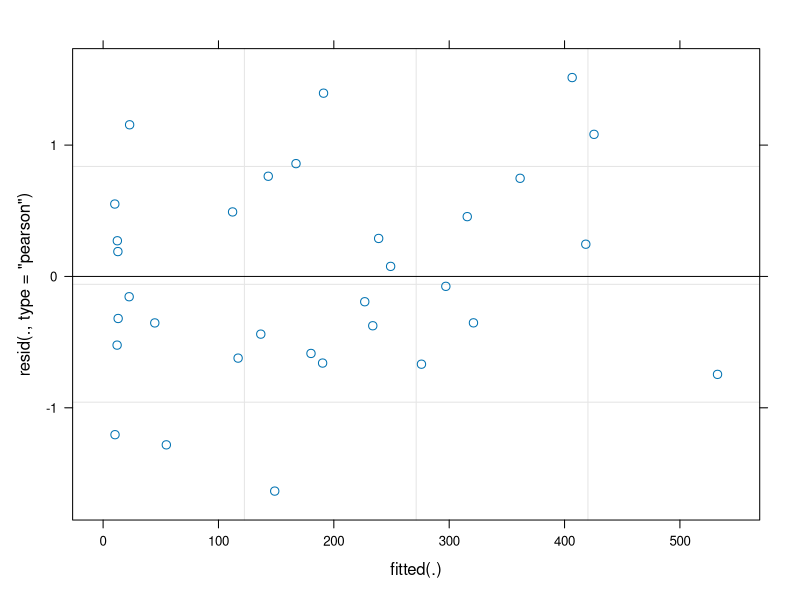
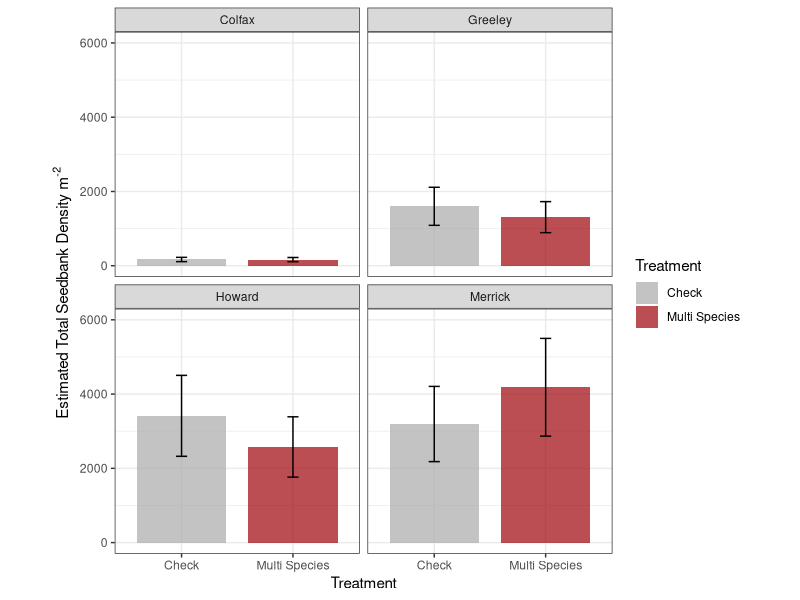
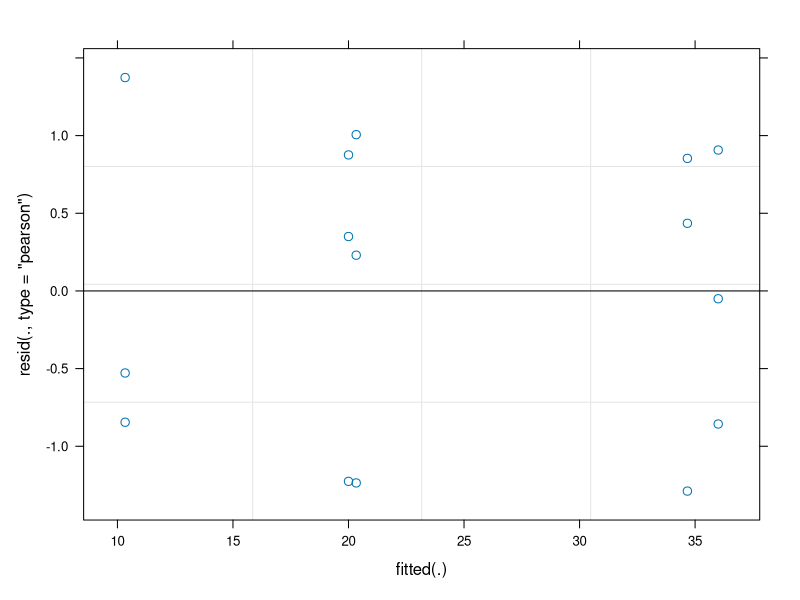
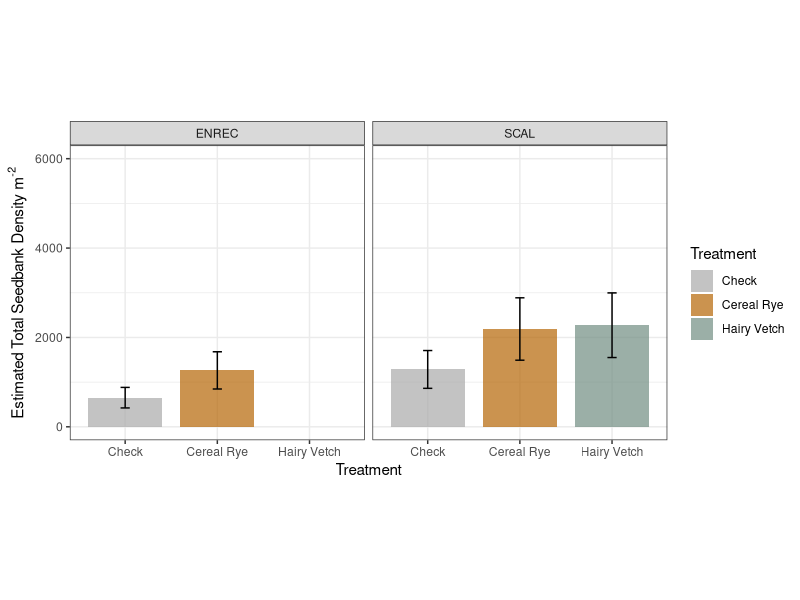
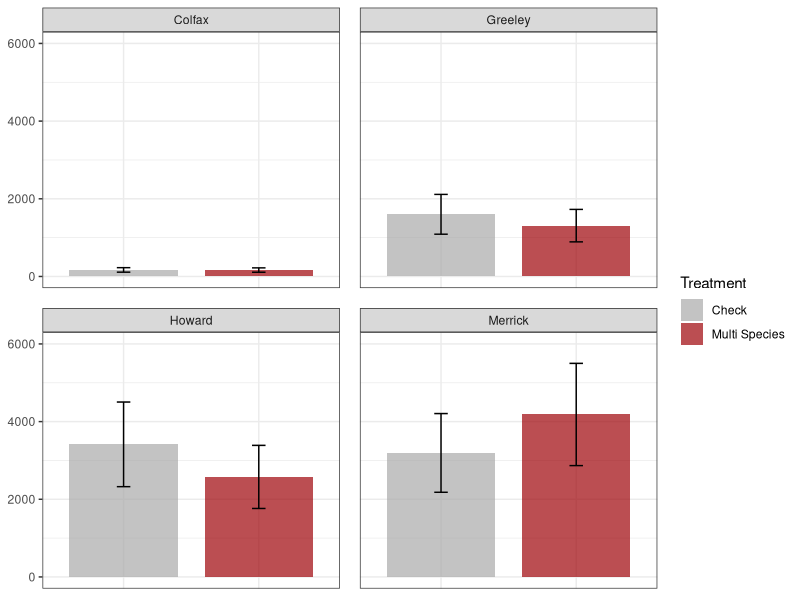
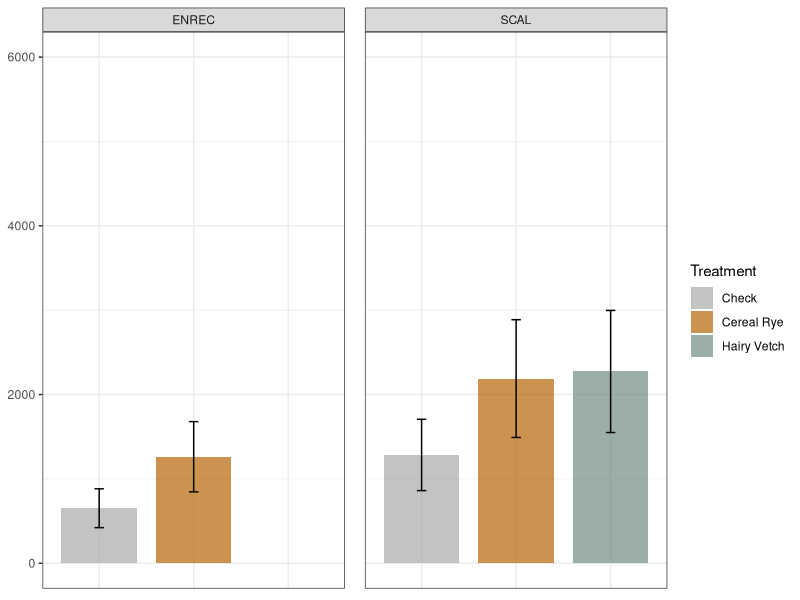
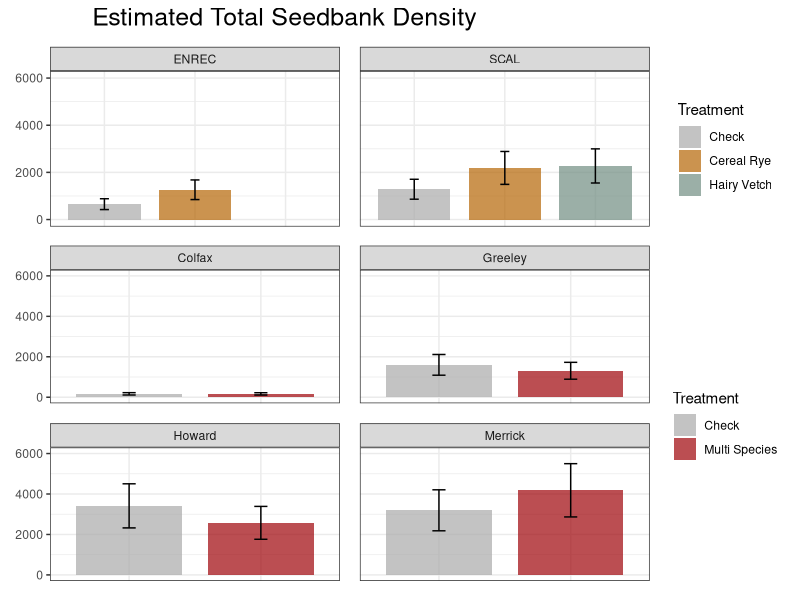
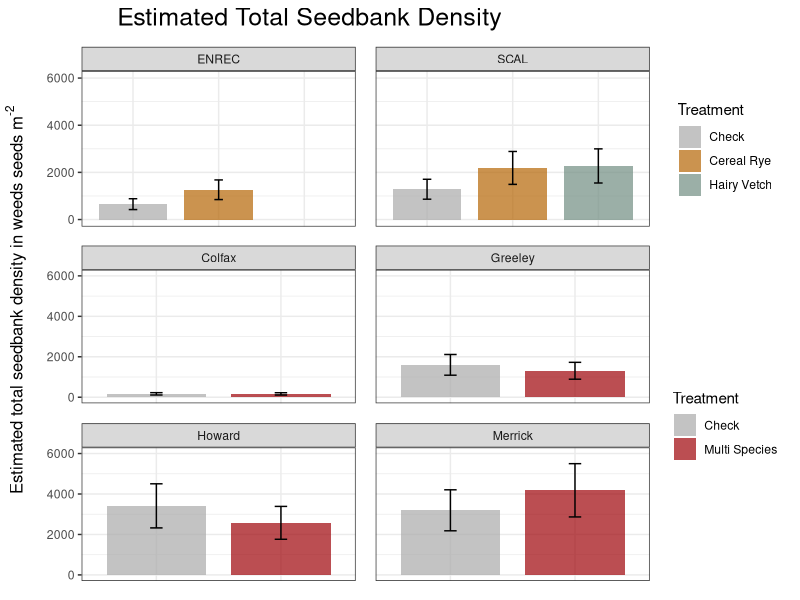

These figures' R source, in order:
# TOTAL WEED SEEDS 
# This file analyzes the total number of weed seeds in the seedbank at each respective site (total seedbank density)
# Combined figures of on-farm and research stations are included at the bottom of this file. 

# LOAD LIBRARIES ---------------------------------------------------------------

library(readr)     # read in and output .csv files
library(tidyverse) # data cleaning, manipulation, joining, plotting, etc. (basically a powerhouse package!)
library(here)      # makes file paths for input and output cleaner
library(lme4)      # fits our models (LMM/GLMM)
library(lmerTest)  # helps provide ANOVA table from our LMM
library(emmeans)   # helps output our treatment means from our LMM
library(ggplot2)
library(patchwork)
library(gridExtra)
library(grid)

# IMPORT COMBINED DATA ---------------------------------------------------------

combined.data2 <- read.csv(file = here("data","FINAL_DATA", "multi_combined.csv")) %>% 
  filter(Treatment != "VetchDNI") #do not use vetch data from ENREC, this filters it out
summary(combined.data2)

combined.data2$Treatment <- factor(combined.data2$Treatment, levels = c("Check","Cereal Rye","Hairy Vetch","Multi Species"))

#NOTE: due to spatial, treatment, and experimental design differences, on-farm and research station location models are run independenly of each other

# ON FARM ----------------------------------------------------------------------

#glmer with nb
totseeds_weeds.onfarm.glmer <- glmer.nb(totSeeds_Weeds ~ Treatment + Site + Treatment:Site + (1 | Rep:Site),
                                        data = combined.data2 %>% filter(Season == "Early", FieldType == "On Farm"))
#Ignore 'season' filter, this does not mean anything to this analysis. It was added during the main data management period because weed seedbank and aboveground weed data are in one file together, so a specification was added at that time.

# LOOK AT LMM OUTPUT
summary(totseeds_weeds.onfarm.glmer)
car::Anova(totseeds_weeds.onfarm.glmer, type = "2") #use type II SS
plot(totseeds_weeds.onfarm.glmer)


# GET TREATMENT MEANS OUT OF THE MODEL AND PLOT
totseeds_weeds.onfarm.emmeans <- emmeans(totseeds_weeds.onfarm.glmer, ~ Treatment | Site, type = "response") 
totseeds_weeds.onfarm.emmeans %>% as_tibble()


# PLOT ESTIMATED TREATMENT MEANS (converted to weeds/m2 estimations)
totseeds_weeds_onfarm_emmeansplot <- totseeds_weeds.onfarm.emmeans %>% 
  as_tibble() %>%
  ggplot(aes(x = Treatment, y = response*(1 / (((pi * 3.625^2) * 20 ) / 10000 )), fill = Treatment)) +
  geom_bar(stat = "identity", width = 0.8, alpha = 0.7) +
  geom_errorbar(aes(ymin = (response-SE)*(1 / (((pi * 3.625^2) * 20 ) / 10000 )), ymax = (response+SE)*(1 / (((pi * 3.625^2) * 20 ) / 10000 ))), width = 0.1) +
  facet_wrap(~Site) +
  theme_bw() +
  theme(aspect.ratio = 1) +
  #scale_y_continuous("Total Weed Seeds") +
  scale_y_continuous(limits = c(0,6000),expression(paste("Estimated Total Seedbank Density m"^"-2"))) +
  scale_fill_manual(values = c("darkgray", "#9d0208"))
totseeds_weeds_onfarm_emmeansplot

#Save as you desire
# ggsave(totseeds_weeds_onfarm_emmeansplot, file = here("results", "totseeds_weeds_onfarm_emmeansplot.png"), width = 6, height = 6)

# COMPARE TREATMENTS WITHIN EACH SITE
#will compute P value
totseeds_weeds.onfarm.trtdiff <- pairs(totseeds_weeds.onfarm.emmeans, reverse = T)
totseeds_weeds.onfarm.trtdiff %>% 
  as_tibble()


# RESEARCH STATION -------------------------------------------------------------

totseeds_weeds.research.glmer <- glmer.nb(totSeeds_Weeds ~ Treatment + Site + Treatment:Site + (1 | Rep:Site),
                                          data = combined.data2 %>% filter(Season == "Early", FieldType == "Research Station"))


# LOOK AT LMM OUTPUT
summary(totseeds_weeds.research.glmer)
car::Anova(totseeds_weeds.research.glmer, type = "II")
plot(totseeds_weeds.research.glmer)

# GET TREATMENT MEANS OUT OF THE MODEL AND PLOT
totseeds_weeds.research.emmeans <- emmeans(totseeds_weeds.research.glmer, ~ Treatment | Site, type = "response")
totseeds_weeds.research.emmeans %>% 
  as_tibble() %>% 
  drop_na


# PLOT ESTIMATED TREATMENT MEANS
# Note from materials and methods: Research stations utilized a JMC probe, therefore conversions of seeds per square meter will be different due to sampling device diameter. 

totseeds_weeds_research_emmeansplot <- totseeds_weeds.research.emmeans %>% 
  as_tibble() %>%
  ggplot(aes(x = Treatment, y = response*(1 / (((pi * 1.5875^2) * 20 ) / 10000 )), fill = Treatment)) +
  geom_bar(stat = "identity", width = 0.8, alpha = 0.7) +
  geom_errorbar(aes(ymin = (response-SE)*(1 / (((pi * 1.5875^2) * 20 ) / 10000 )), ymax = (response+SE)*(1 / (((pi * 1.5875^2) * 20 ) / 10000 ))), width = 0.1) +
  facet_wrap(~Site) +
  theme_bw() +
  theme(aspect.ratio = 1) +
  scale_y_continuous(limits = c(0,6000),expression(paste("Estimated Total Seedbank Density m"^"-2"))) +
  scale_fill_manual(values = c("darkgray", "#B46504", "#708D81"))
totseeds_weeds_research_emmeansplot

# ggsave(totseeds_weeds_research_emmeansplot, file = here("results", "totseeds_weeds_research_emmeansplot.png"), width = 6, height = 6)

# COMPARE TREATMENTS WITHIN EACH SITE
totseeds_weeds.research.trtdiff <- pairs(totseeds_weeds.research.emmeans, reverse = T)
totseeds_weeds.research.trtdiff %>% 
  as_tibble() %>% 
  drop_na()






# GGPLOT: Combine the on-farm and research station plots together ----------------------------------------------
totseeds_weeds_onfarm_emmeansplot <- totseeds_weeds.onfarm.emmeans %>% 
  as_tibble() %>%
  ggplot(aes(x = Treatment, y = response*(1 / (((pi * 3.625^2) * 20 ) / 10000 )), fill = Treatment)) +
  geom_bar(stat = "identity", width = 0.8, alpha = 0.7) +
  geom_errorbar(aes(ymin = (response-SE)*(1 / (((pi * 3.625^2) * 20 ) / 10000 )), ymax = (response+SE)*(1 / (((pi * 3.625^2) * 20 ) / 10000 ))), width = 0.1) +
  facet_wrap(~Site) +
  theme_bw()+
  theme(axis.title.y = element_blank())+
  theme(axis.title.x = element_blank())+
  #theme(axis.title.y = element_blank())+
  theme(axis.title.x = element_blank())+
  theme(panel.spacing = unit(1, "lines"))+
  theme(axis.text.x = element_blank())+
  theme(axis.ticks.x = element_blank())+
  #theme(aspect.ratio = 1) +
  #scale_y_continuous("Total Weed Seeds") +
  scale_y_continuous(limits = c(0,6000),expression(paste("Estimated Total Seedbank Density m"^"-2"))) +
  scale_fill_manual(values = c("darkgray", "#9d0208"))
totseeds_weeds_onfarm_emmeansplot


# PLOT ESTIMATED TREATMENT MEANS
totseeds_weeds_research_emmeansplot <- totseeds_weeds.research.emmeans %>% 
  as_tibble() %>%
  ggplot(aes(x = Treatment, y = response*(1 / (((pi * 1.5875^2) * 20 ) / 10000 )), fill = Treatment)) +
  geom_bar(stat = "identity", width = 0.8, alpha = 0.7) +
  geom_errorbar(aes(ymin = (response-SE)*(1 / (((pi * 1.5875^2) * 20 ) / 10000 )), ymax = (response+SE)*(1 / (((pi * 1.5875^2) * 20 ) / 10000 ))), width = 0.1) +
  facet_wrap(~Site) +
  theme_bw() +
  #theme(aspect.ratio = 1) +
  theme(axis.title.y = element_blank())+
  theme(axis.title.x = element_blank())+
  #theme(axis.title.y = element_blank())+
  theme(axis.title.x = element_blank())+
  theme(panel.spacing = unit(1, "lines"))+
  theme(axis.text.x = element_blank())+
  theme(axis.ticks.x = element_blank())+
  scale_y_continuous(limits = c(0,6000),expression(paste("Estimated Total Seedbank Density m"^"-2"))) +
  scale_fill_manual(values = c("darkgray", "#B46504", "#708D81"))
totseeds_weeds_research_emmeansplot


totseeds_weeds_research_emmeansplot+totseeds_weeds_onfarm_emmeansplot+  plot_layout(ncol = 1, widths = c(1,1), heights = c(2,4))+
  plot_annotation(title = "Estimated Total Seedbank Density", theme = theme(plot.title = element_text(size = 18, hjust = 0.2)))-> newplot
newplot

gt <- patchwork::patchworkGrob(newplot)

gridExtra::grid.arrange(gt, left = textGrob(expression(paste("Estimated total seedbank density in weeds seeds m"^"-2")), rot = 90)) -> totalseedbank

#Save as desired
#Saved: 3/11/22
#ggsave(totalseedbank, file = "C:\\Users\\Owner\\OneDrive - University of Nebraska-Lincoln\\Graduate School\\Weed Seedbank Project\\WRITING\\Figures2\\Seedbank\\totalseedbank.png", dpi = 600, width = 6, height = 6)
